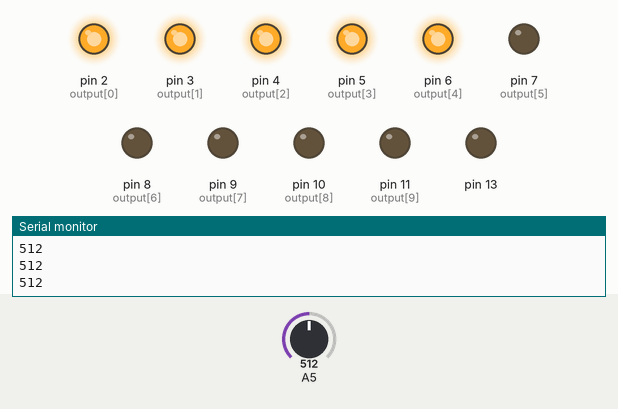
This sketch was run on a simulated Arduino Uno, built with avr-gcc and run on an emulated ATmega328P. Shown: output pins drawn as LEDs (lit = HIGH), the last lines printed to the serial monitor. The inputs (shaded band) are chosen by the test bench; at power-on: A5 = 512.

Above: at 1.2 s.
1.3 s: A5 set to 456
2.8 s: A5 set to 438
At 3.4 s:
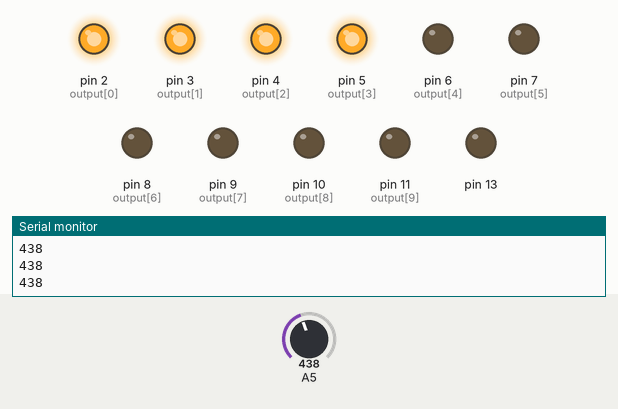
4.3 s: A5 set to 367
5.8 s: A5 set to 336
At 6.9 s:
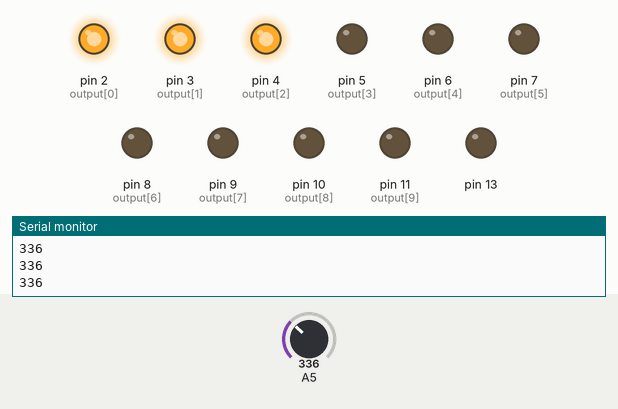
7.3 s: A5 set to 257
8.8 s: A5 set to 233
At 9.2 s:
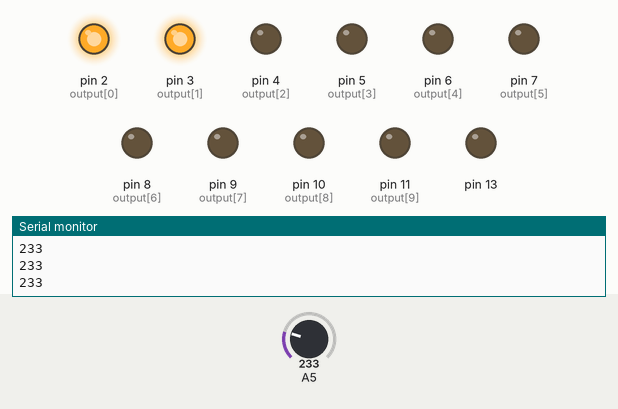
Timing chart, 0 to 11.3 s (numbered marks = the images above; inputs shaded):
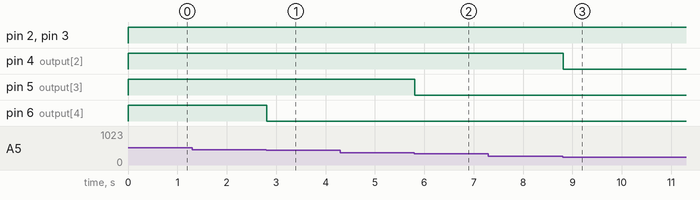

The sketch:

led_lagi_10.ino
```cpp
#include "SevSeg.h"
int output[] = {2, 3, 4, 5, 6, 7, 8, 9, 10, 11};

int input[] = {A5, A4};


//kevin agusto xrpl2 smkn1 cibinong
//bahasa: c
//waktu pembuatan: 1 hari

int statuss[10];

void setup() {
  // put your setup code here, to run once:
  for (int i = 0; i < (sizeof(output)/sizeof(output[0])); i++)
  {
    pinMode(output[i], OUTPUT);
    statuss[i] = 0;
  }
  pinMode(A5, INPUT);
  pinMode(13, OUTPUT);
  Serial.begin(9600);

}
void tukar(int ke)
{
  int &a = statuss[ke];
  switch(a)
  {
    case 0:
    {
      a = 1;
      break;
    }
    case 1:
    {
      a = 0;
      break;
    }
  }


  digitalWrite(output[ke], a);
}


void setLampu(int lampu, int what)
{
  statuss[lampu] = what;
  digitalWrite(output[lampu], what);
}

int sekarang = 0;
void loop() {


  // fun part is here :v kevin agusto

  int cahaya = analogRead(A5);
  Serial.println(cahaya);
  int kondisi0[] = {
    ((cahaya >= 100) & (cahaya < 150)),
    ((cahaya >= 150) & (cahaya < 250)),
    ((cahaya >= 250) & (cahaya < 350)),
    ((cahaya >= 350) & (cahaya < 450)),
    ((cahaya >= 450) & (cahaya < 550)),
    ((cahaya >= 550) & (cahaya < 650)),
    ((cahaya >= 650) & (cahaya < 750)),
    ((cahaya >= 750) & (cahaya < 850)),
    ((cahaya >= 850) & (cahaya < 900)),
    cahaya >= 900

  };
  for (int i = 0; i < (sizeof(kondisi0)/sizeof(kondisi0[0])); i++)
  {
    int benar = kondisi0[i];
    if (benar)
    {
      if (sekarang==i)
      {
        break;
      }
      sekarang = i;
      //shutdown all first
      for (int a = 0; a < (sizeof(output)/sizeof(output[0])); a++)
      {
        setLampu(a, LOW);
      }
              digitalWrite(13, HIGH);

        digitalWrite(13, LOW);

      for (int b = 0; b <= i; b++)
      {
        setLampu(b, HIGH);
      }

    }
  }
}
```

Measured:
- the behaviour switches between 450 and 449 on A5 (found by bisection; images 0 and 1)
- the behaviour switches between 350 and 349 on A5 (found by bisection; images 1 and 2)
- the behaviour switches between 250 and 249 on A5 (found by bisection; images 2 and 3)
- after the input at 2.8 s, pin 6 (output[4]): HIGH → LOW at once
- after the input at 5.8 s, pin 5 (output[3]): HIGH → LOW at once
- after the input at 8.8 s, pin 4 (output[2]): HIGH → LOW at once
